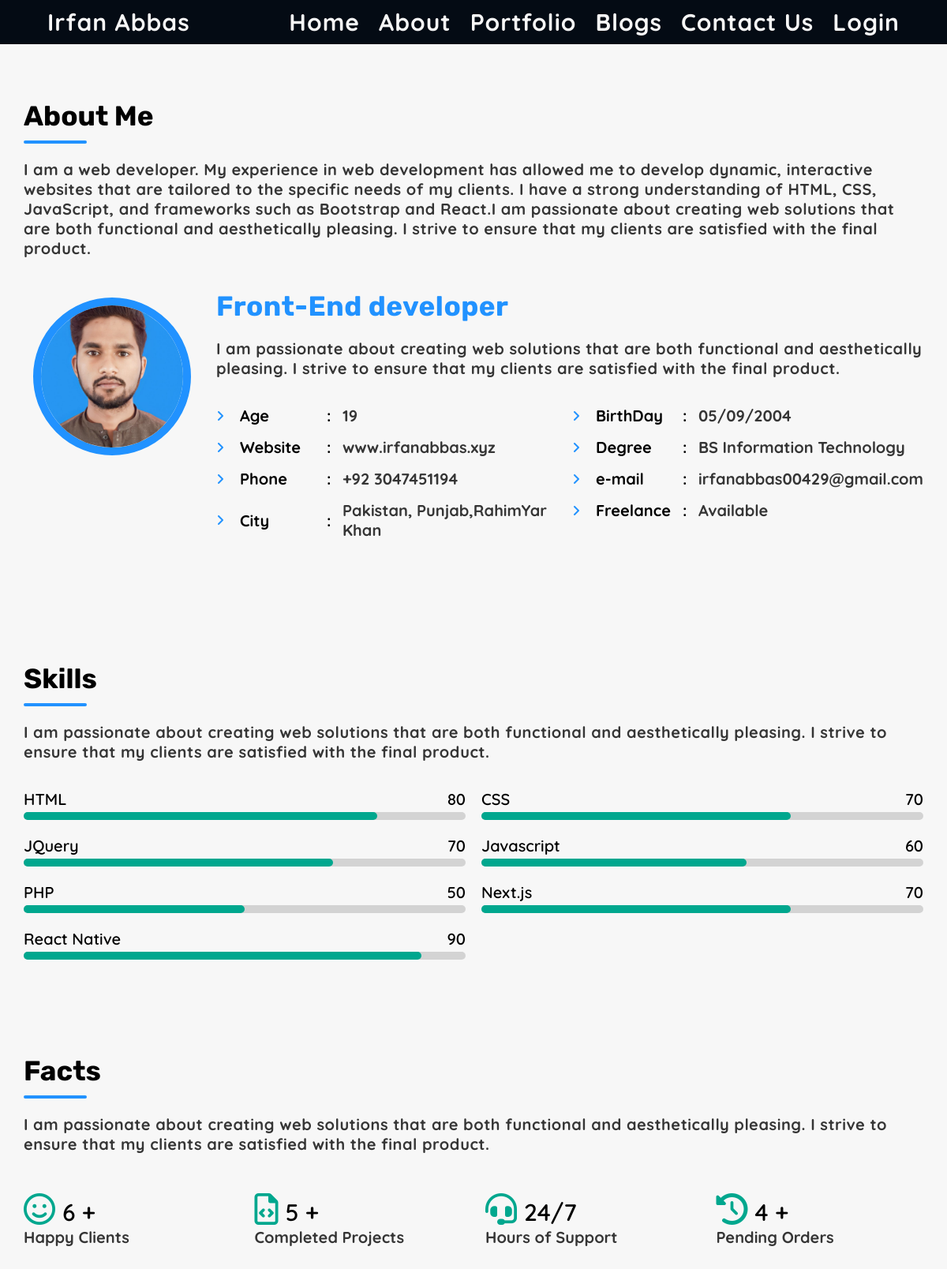
Page /about.php on the committed database.
### tables this page shows
CREATE TABLE `skill` (
  `skill_id` int(5) NOT NULL,
  `skill_name` varchar(20) NOT NULL,
  `skill_proficiency` int(5) NOT NULL
);

### include/skills.php (the view)
<?php
            include 'config.php';
            $sql = "SELECT * FROM skill";
            $result = mysqli_query($conn, $sql) or die("Qurey Unsuccessful");
            if (mysqli_num_rows($result) > 0) {
            ?>
                <div class="skill-row">
                    <?php
                    while ($row = mysqli_fetch_assoc($result)) {
                    ?>
                        <div class="skill-box">
                            <div class="skill-info">
                                <h2><?php echo $row['skill_name']; ?></h2>
                                <h2><?php echo $row['skill_proficiency']; ?></h2>
                            </div>
                            <div class="skill-outer-line">
                                <div class="skill-inner-line" style="width: <?php echo $row['skill_proficiency']; ?>%;">
                                </div>
                            </div>
                        </div>
                    <?php } ?>
                </div>
            <?php } ?>

### include/style.php (style rules this page uses)
* { padding: 0; margin: 0; box-sizing: border-box; scroll-behavior: smooth; }
:root { --darkBgColor: #040b14; --textColor: #353535; --yellowColor: rgb(235, 235, 14); --themeColor: #00a78e; --lightThemeColor: #B5F1CC; --iconBGColor: #525252; --lightBgColor: #f7f7f7; --blueColor: #2192FF; --primaryFontSize: 20px; --secondayFontSize: 30px; --primaryFont: 'quicksand', serif; --secondaryFont: 'rubik', serif; --tertiaryFont: 'Rubik Bubbles'; }
#skill .skill-row { margin-top: 35px; display: grid; grid-template-columns: repeat(2, 1fr); grid-gap: 20px; }
#skill .skill-row .skill-box .skill-info { display: flex; align-items: center; justify-content: space-between; margin-bottom: 4px; }
#skill .skill-row .skill-box .skill-info h2 { color: var(--sideBGColor); font-weight: 600; font-size: 15px; font-size: var(--primaryFontSize); font-family: var(--primaryFont); }
#skill .skill-row .skill-box .skill-outer-line { width: 100%; height: 10px; background-color: lightgray; border-radius: 15px; }
#skill .skill-row .skill-box .skill-outer-line .skill-inner-line { height: 10px; background-color: var(--themeColor); border-radius: 20px; }

### rows in the picture
skill: skill_name "HTML", skill_proficiency "80"
skill: skill_name "CSS", skill_proficiency "70"
skill: skill_name "JQuery", skill_proficiency "70"
skill: skill_name "Javascript", skill_proficiency "60"
skill: skill_name "PHP", skill_proficiency "50"
skill: skill_name "Next.js", skill_proficiency "70"
skill: skill_name "React Native", skill_proficiency "90"

### other values in the picture
$total_client "6"
$total_project "5"
$total_po "4"
